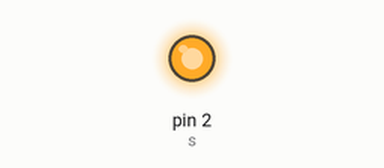
The sketch below on a simulated Arduino Uno, built with avr-gcc and run on an emulated ATmega328P. Shown: output pins drawn as LEDs (lit = HIGH).

Above: at 0.1 s.
Timing chart, 0 to 1.6 s (numbered marks = the images above):
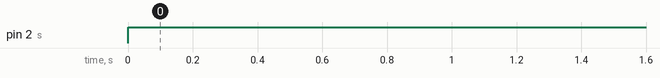

Measured:
- by itself, pin 2 (s): LOW → HIGH at 0.00 s

The sketch:

test_ir.ino
```cpp
#define s 2


void setup() {
pinMode(s,OUTPUT);
Serial.begin(9600);
}

void loop() {


digitalWrite(s,HIGH);

}
```
